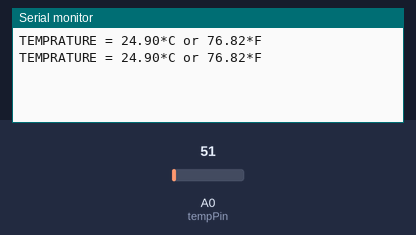
Bench run of a sketch on a simulated Arduino Uno, built with avr-gcc and run on an emulated ATmega328P. On the bench: the last lines printed to the serial monitor. The test bench sets the inputs (shaded band); at power-on: A0 (tempPin) = 51.

Above: at 1.8 s.
1.9 s: A0 (tempPin) set to 61
At 2.7 s:
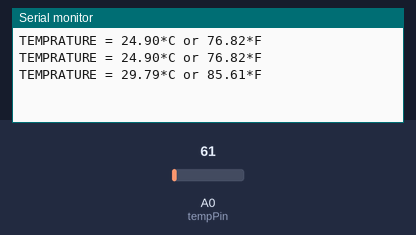
3.4 s: A0 (tempPin) set to 71
At 4.4 s:
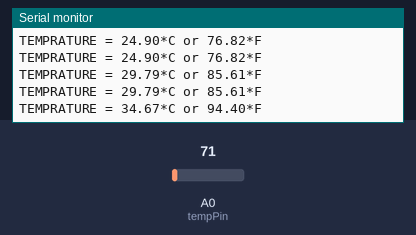
Timing chart, 0 to 6.4 s (numbered marks = the images above; inputs shaded):
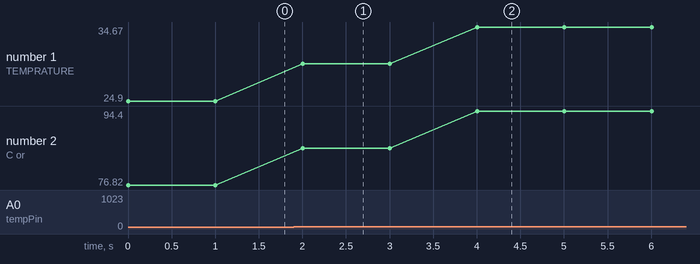

Measured:
- after the input at 1.9 s, the serial monitor: prints a new line after 0.10 s (image 1)
- after the input at 3.4 s, the serial monitor: prints a new line after 0.61 s (image 2)
- plotted number 1: 24.9 → 29.79 after the input at 1.9 s, 29.79 → 34.67 after the input at 3.4 s
- plotted number 2: 76.82 → 85.61 after the input at 1.9 s, 85.61 → 94.4 after the input at 3.4 s

The sketch:

templm35.ino
```cpp
int val;
int tempPin = A0;
int led= PB0;
void setup()
{
Serial.begin(9600);
}
void loop()
{
val = analogRead(tempPin);
float mv = ( val/1024.0)*5000;
float cel = mv/10;
float farh = (cel*9)/5 + 32;

if(cel>30){
//digitalWrite(led);
pinMode(led, OUTPUT);
}
Serial.print("TEMPRATURE = ");

Serial.print(cel);
Serial.print("*C");
Serial.print(" or ");


Serial.print(farh);
Serial.print("*F");
Serial.println();
delay(1000);


}
```
